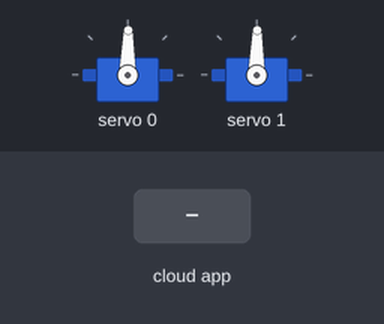
The sketch below on a simulated Arduino Uno, built with avr-gcc and run on an emulated ATmega328P. Shown: 2 × servo. Inputs (shaded band) come from the test bench. The RemoteXY app is connected.

Above: at 1.2 s.
1.3 s: the phone or cloud app sets button_1 to 1
At 2.51 s:
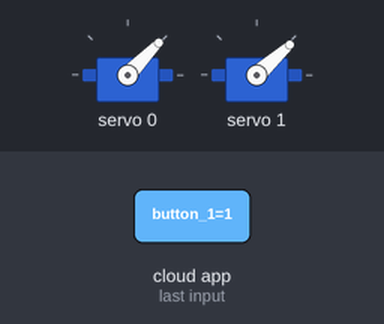
4.3 s: the phone or cloud app sets button_1 to 0
Timing chart, 0 to 7.3 s (numbered marks = the images above; inputs shaded):
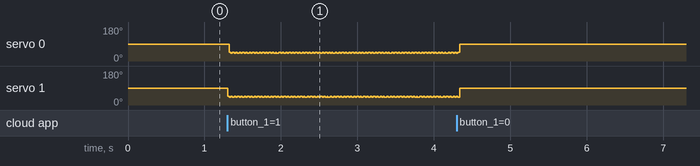

The sketch:

abs_barke.ino
```cpp
// (licence header left out)
//////////////////////////////////////////////
//        RemoteXY include library          //
//////////////////////////////////////////////

// RemoteXY select connection mode and include library

#define REMOTEXY_MODE__SOFTSERIAL
#include <SoftwareSerial.h>

#include <RemoteXY.h>

// RemoteXY connection settings
#define REMOTEXY_SERIAL_RX 2
#define REMOTEXY_SERIAL_TX 3
#define REMOTEXY_SERIAL_SPEED 9600


// RemoteXY configurate
#pragma pack(push, 1)
uint8_t RemoteXY_CONF[] =   // 26 bytes
  { 255,1,0,0,0,19,0,16,24,1,130,1,20,38,20,20,17,1,0,24,
  43,12,12,2,31,0 };

// this structure defines all the variables and events of your control interface
struct {

    // input variables
  uint8_t button_1; // =1 if button pressed, else =0

    // other variable
  uint8_t connect_flag;  // =1 if wire connected, else =0

} RemoteXY;
#pragma pack(pop)

/////////////////////////////////////////////
//           END RemoteXY include          //
/////////////////////////////////////////////
#include <Wire.h>
#include <Adafruit_PWMServoDriver.h>

Adafruit_PWMServoDriver mutrs = Adafruit_PWMServoDriver();


#define servo1 0
#define servo2 1


void setup()
{
  RemoteXY_Init ();
  #define servo1 0
  Serial.begin(9600);
  mutrs.begin();
  mutrs.setPWMFreq(60);
  mutrs.setPWM(servo1, 0, 250);
  mutrs.setPWM(servo2, 0, 250);

}

void loop()
{
  RemoteXY_Handler ();
int barke = RemoteXY.button_1;


if (barke == HIGH) {
  mutrs.setPWM(servo2, 0, 250);
  delay(10);
  mutrs.setPWM(servo2, 0, 240);
  delay(10);
  mutrs.setPWM(servo1, 0, 250);
  delay(10);
  mutrs.setPWM(servo1, 0, 240);
  delay(10);
}
else{
  mutrs.setPWM(servo2, 0, 360);
  mutrs.setPWM(servo1, 0, 360);
  };
}
```

Measured:
- after the input at 1.3 s, servo 0, servo 1: alternates 46° for 0.02 s and 42° for 0.02 s, starting at once
